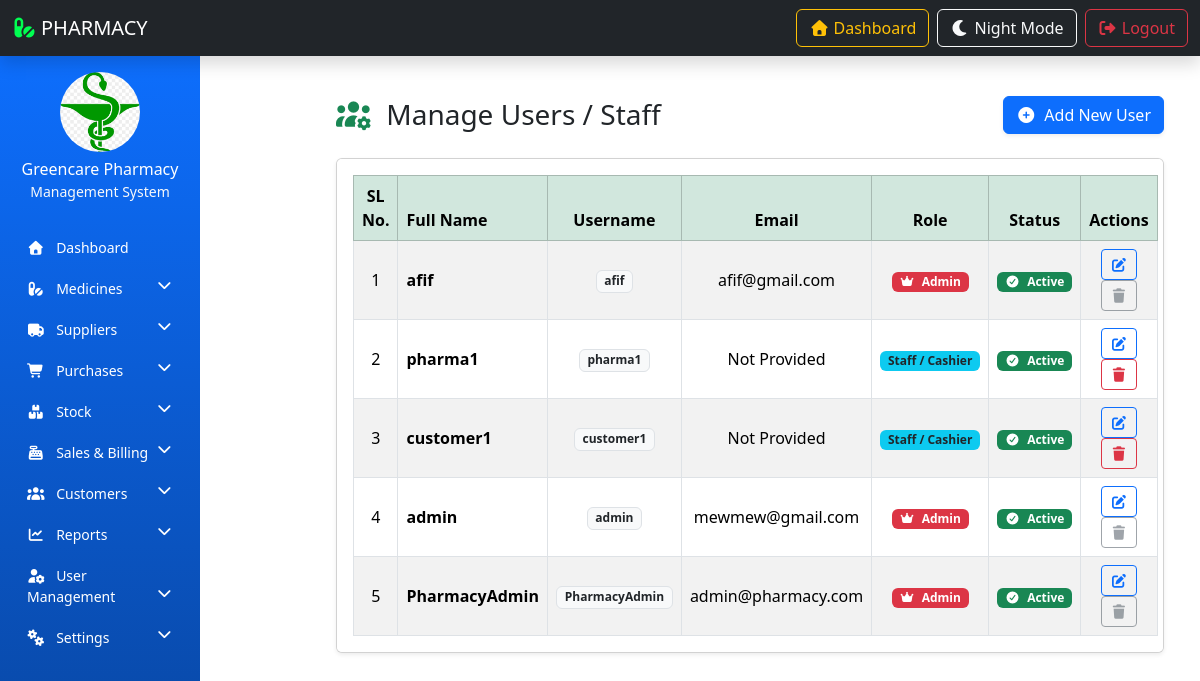
Screenshot of /manage-users/ with the database file from the repository.
### resultapp/models.py (models this page shows, shortened)
class PharmacySettings(models.Model):
    pharmacy_name = models.CharField(max_length=200)
    owner_name = models.CharField(max_length=200)
    phone = models.CharField(max_length=20)
    email = models.EmailField(blank=True, null=True)  # ✅ fixed
    address = models.TextField()
    tax_percentage = models.DecimalField(max_digits=5, decimal_places=2, default=0)
    discount_percentage = models.DecimalField(max_digits=5, decimal_places=2, default=0)
    currency = models.CharField(max_length=10, default='tk')
    logo = models.ImageField(upload_to='pharmacy_logo/', blank=True, null=True)

### resultapp/views.py (the view)
# urls.py: path('manage-users/', manage_users, name='manage_users'),
def manage_users(request):
    all_users = User.objects.all().order_by('-date_joined')
    context = {
        'users': all_users
    }
    return render(request, 'manage_user.html', {'users': all_users})

### resultapp/context_processors.py (called while the page is built)
def pharmacy_info(request):
    return {
        'pharmacy_info': PharmacySettings.objects.first()
    }

### resultapp/templates/manage_user.html (shortened to what this page needs)
{% extends 'admin_base.html' %}
{% load static %}
{% block content %}
<div class="container mt-4">
    <div class="d-flex justify-content-between align-items-center mb-4">
        <h3 class="mb-0">
            <i class="fas fa-users-cog text-success me-2"></i>
            Manage Users / Staff
        </h3>
        <a href="{% url 'add_user' %}" class="btn btn-primary shadow-sm">
            <i class="fas fa-plus-circle me-1"></i>
            Add New User
        </a>
    </div>
    <div class="table-responsive card shadow-sm p-3">
        <table class="table table-bordered table-hover table-striped align-middle text-center mb-0">
            <thead class="table-success">
                <tr>
                    <th>SL No.</th>
                    <th class="text-start">Full Name</th>
                    <th>Username</th>
                    <th>Email</th>
                    <th>Role</th>
                    <th>Status</th>
                    <th width="180">Actions</th>
                </tr>
            </thead>
            <tbody>
                {% for u in users %}
                <tr>
                    <td>{{ forloop.counter }}</td>
                    <td class="text-start">
                        <strong>{{ u.username }}</strong>
                    </td>
                    <td>
                        <span class="badge bg-light text-dark border">
                            {{ u.username }}
                        </span>
                    </td>
                    <td>
                        {{ u.email|default:"Not Provided" }}
                    </td>
                    <td>
                        {% if u.is_superuser %}
                            <span class="badge bg-danger">
                                <i class="fas fa-crown me-1"></i>
                                Admin
                            </span>
                        {% elif u.is_staff %}
                            <span class="badge bg-warning text-dark">
                                Manager
                            </span>
                        {% else %}
                            <span class="badge bg-info text-dark">
                                Staff / Cashier
                            </span>
                        {% endif %}
                    </td>
                    <td>
                        {% if u.is_active %}
                            <span class="badge bg-success">
                                <i class="fas fa-check-circle me-1"></i>
                                Active
                            </span>
                        {% else %}
                            <span class="badge bg-secondary">
                                <i class="fas fa-ban me-1"></i>
                                Inactive
                            </span>
                        {% endif %}
                    </td>
                    <td>
                        <a href="#"
                           class="btn btn-sm btn-outline-primary"
                           title="Edit User">
                            <i class="fas fa-edit"></i>
                        </a>
                        {% if not u.is_superuser %}
                        <a href="#"
                           class="btn btn-sm btn-outline-danger"
                           title="Delete User"
                           onclick="return confirm('Are you sure you want to delete this user?');">
                            <i class="fas fa-trash"></i>
                        </a>
                        {% else %}
                        <button class="btn btn-sm btn-outline-secondary"
                                disabled
                                title="Cannot delete Admin">
                            <i class="fas fa-trash"></i>
                        </button>
                        {% endif %}
                    </td>
                </tr>
                {% endfor %}
            </tbody>
        </table>
    </div>
</div>
{% endblock %}

### resultapp/templates/sidebar.html (shortened to what this page needs)
{% load static %}
<nav class="col-md-3 col-lg-2 d-md-block sidebar collapse pt-3">
    <div class="text-center text-white mb-4">
        {% if pharmacy_info.logo %}
        <img src="{{ pharmacy_info.logo.url }}" class="img-fluid rounded-circle mb-2"
            style="width:80px; height:80px; object-fit:cover;">
        {% else %}
        <img src="{% static 'PMS-IMAGE/logo.png' %}" class="img-fluid rounded-circle mb-2"
            style="width:80px; height:80px;">
        {% endif %}
        <h6 class="mb-0">{{ pharmacy_info.pharmacy_name|default:"GreenCare Pharmacy" }}</h6>
        <small class="text-light">Management System</small>
    </div>
    <ul class="nav flex-column">
        <li class="nav-item">
            <a href="{% url 'admin-dashboard' %}" class="nav-link">
                <i class="fas fa-home me-2"></i> Dashboard
            </a>
        </li>
        <li class="nav-item">
            <a href="#medicineMenu" data-bs-toggle="collapse" class="nav-link">
                <i class="fas fa-pills me-2"></i> Medicines
                <i class="fas fa-chevron-down float-end"></i>
            </a>
        </li>
        <li class="nav-item">
            <a href="#supplierMenu" data-bs-toggle="collapse" class="nav-link">
                <i class="fas fa-truck me-2"></i> Suppliers
                <i class="fas fa-chevron-down float-end"></i>
            </a>
        </li>
        <li class="nav-item">
            <a href="#purchaseMenu" data-bs-toggle="collapse" class="nav-link">
                <i class="fas fa-shopping-cart me-2"></i> Purchases
                <i class="fas fa-chevron-down float-end"></i>
            </a>
        </li>
        <li class="nav-item">
            <a href="#stockMenu" data-bs-toggle="collapse" class="nav-link">
                <i class="fas fa-boxes me-2"></i> Stock
                <i class="fas fa-chevron-down float-end"></i>
            </a>
        </li>
        <li class="nav-item">
            <a href="#salesMenu" data-bs-toggle="collapse" class="nav-link">
                <i class="fas fa-cash-register me-2"></i> Sales & Billing
                <i class="fas fa-chevron-down float-end"></i>
            </a>
        </li>
        <li class="nav-item">
            <a href="#customerMenu" data-bs-toggle="collapse" class="nav-link">
                <i class="fas fa-users me-2"></i> Customers
                <i class="fas fa-chevron-down float-end"></i>
            </a>
        </li>
        <li class="nav-item">
            <a href="#reportMenu" data-bs-toggle="collapse" class="nav-link">
                <i class="fas fa-chart-line me-2"></i> Reports
                <i class="fas fa-chevron-down float-end"></i>
            </a>
        </li>
        <li class="nav-item">
            <a href="#userMenu" data-bs-toggle="collapse" class="nav-link">
                <i class="fas fa-user-cog me-2"></i> User Management
                <i class="fas fa-chevron-down float-end"></i>
            </a>
        </li>
        <li class="nav-item">
            <a href="#settingsMenu" data-bs-toggle="collapse" class="nav-link">
                <i class="fas fa-cogs me-2"></i> Settings
                <i class="fas fa-chevron-down float-end"></i>
            </a>
        </li>
    </ul>
</nav>

### resultapp/templates/sidebar.html (style rules this page uses)
.sidebar { min-height: 100vh; background: linear-gradient(180deg, #0d6efd, #084298); }
.sidebar .nav-link { color: #ffffff; font-size: 14px; padding: 10px 15px; border-radius: 6px; transition: 0.3s; }

### rows the page displays
PharmacySettings: logo (picture), pharmacy_name "Greencare Pharmacy"

### other values shown
{{ u.username }} "afif"
{{ u.email|default:"Not Provided" }} "afif@gmail.com"
{{ u.username }} "pharma1"
{{ u.email|default:"Not Provided" }} "Not Provided"
{{ u.username }} "customer1"
{{ u.username }} "admin"
{{ u.email|default:"Not Provided" }} "mewmew@gmail.com"
{{ u.username }} "PharmacyAdmin"
{{ u.email|default:"Not Provided" }} "admin@pharmacy.com"
